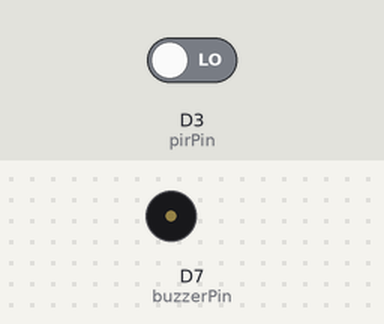
This sketch was run on a simulated ESP8266 (Wemos D1 mini). Shown: buzzer (waves = sounding). The inputs (shaded band) are chosen by the test bench; at power-on: D3 (pirPin) LOW.

Above: at 1.2 s.
1.3 s: D3 (pirPin) driven HIGH
At 1.55 s:
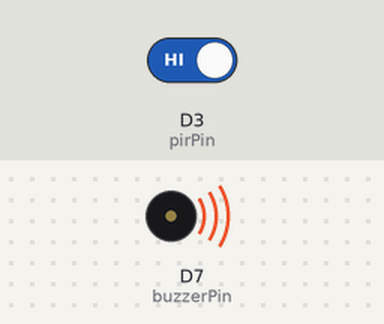
4.3 s: D3 (pirPin) driven LOW
At 5.6 s:
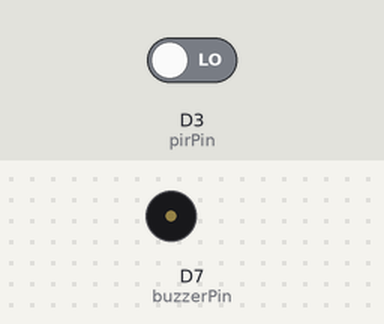
Timing chart, 0 to 7.3 s (numbered marks = the images above; inputs shaded):
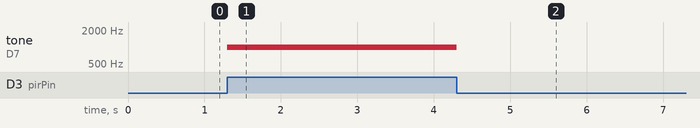

The sketch:

PIR_D1-Mini_Buzzer_cloudfree.ino
```cpp
int pirPin = D3;      // PIR sensor pin
int buzzerPin = D7;   // Buzzer pin
int val;

void setup() {
    pinMode(pirPin, INPUT);
    pinMode(buzzerPin, OUTPUT);
    Serial.begin(9600);
}

void loop() {
    val = digitalRead(pirPin); // Read PIR sensor state (LOW = no motion, HIGH = motion)

    if (val == HIGH) {
        // Motion detected
        beepBuzzer();
    }
}

void beepBuzzer() {
    // Beep the buzzer with a constant frequency
    tone(buzzerPin, 1000);  // 1000 Hz frequency
    delay(500);            // Beep for 1 second
    noTone(buzzerPin);      // Turn off the buzzer
}
```

Measured:
- after the input at 1.3 s, tone on D7 (buzzerPin): silent → 1000 Hz at once
- after the input at 4.3 s, tone on D7 (buzzerPin): 1000 Hz → silent at once
